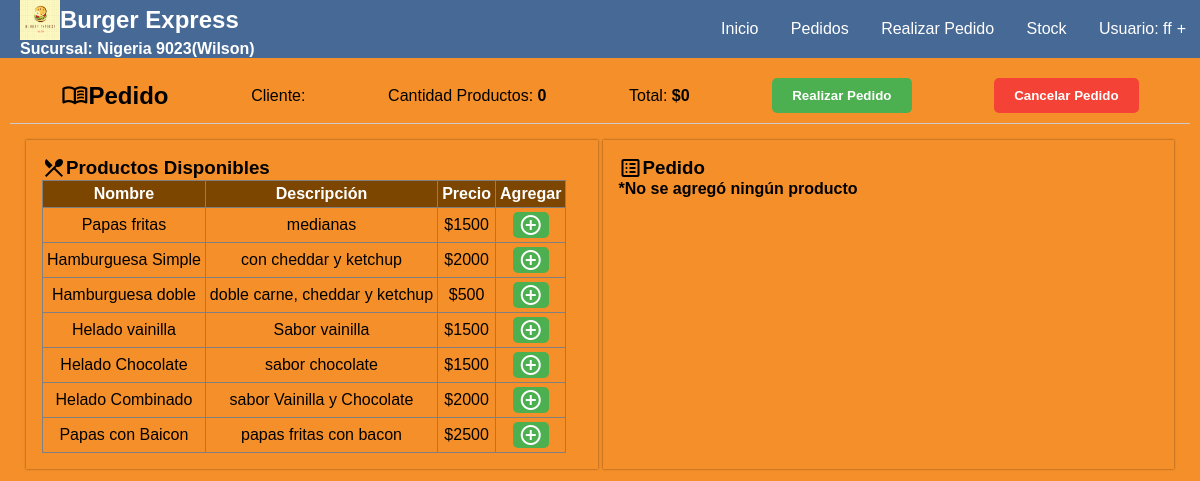
Screenshot of /sucursal2/Vistas/user/tomar_pedido.php (signed in) with the database file from the repository.
### tables this page shows
CREATE TABLE IF NOT EXISTS `infosucursal` (
  `id` int NOT NULL,
  `nombre` varchar(30) NOT NULL,
  `logo` text NOT NULL,
  `bg_color` varchar(7) NOT NULL,
  `header_color` varchar(7) NOT NULL,
  `table_color` varchar(7) NOT NULL,
  `font` varchar(10) NOT NULL,
  `btn` varchar(7) NOT NULL,
  `aside` varchar(7) NOT NULL,
  `aside_btn` varchar(7) NOT NULL
);

CREATE TABLE IF NOT EXISTS `stock` (
  `Cod_producto` varchar(20) NOT NULL,
  `Nombre` text NOT NULL,
  `Cantidad` varchar(10) NOT NULL,
  `Cod_sucursal` int NOT NULL,
  `unidad_medicion` text NOT NULL,
  `aviso` int NOT NULL
);

CREATE TABLE IF NOT EXISTS `productos` (
  `Id_producto` varchar(30) NOT NULL,
  `Nombre` varchar(40) NOT NULL,
  `Descripcion` text NOT NULL,
  `Costo` int NOT NULL,
  `ingredientes` text NOT NULL
);

### sucursal2/Modelos/consultas.php (called while the page is built, shortened)
<?php
	function view_tabla2($nombre){
		require'../../Modelos/conexion.php';
		$consulta = $conexion->prepare("SELECT * FROM $nombre");
		$consulta->execute();
		$datos = $consulta->fetchAll(PDO::FETCH_ASSOC);
		return $datos;
	}
?>

### sucursal2/Vistas/user/tomar_pedido.php (the view, shortened to what this page needs)
<?php
include 'header_user.php';
$nombre = filter_input(INPUT_GET, 'nom') ?? '';
$mesa = filter_input(INPUT_GET, 'mesa') ?? '';
$idPedido = filter_input(INPUT_GET, 'id', FILTER_VALIDATE_INT) ?? 0;
$sucursal = $_SESSION['Cod_sucursal'] ?? null;
$tablaProductos = view_tabla2("productos");
$tablaStock = view_tabla2("stock WHERE Cod_sucursal='" . htmlspecialchars($sucursal) . "'");
$tablaPedidoCliente = search_pedido($nombre, $mesa, $idPedido);
$cantPedido = 0;
$total = 0;
?>
<!DOCTYPE html>
<html lang="en">
<head>
    <link rel="stylesheet" href="../styles/style.css">
</head>
<body>
    <section class="menu">
        <div class="pedido">
            <div id="carrito" class="carrito">
                <h2><span class="material-symbols-outlined" style="font-size: 1.7rem;">menu_book</span> Pedido</h2>
                <p>Cliente: <b><?= htmlspecialchars($nombre) ?></b></p>
                <p>Cantidad Productos: <b><?= $cantPedido ?></b></p>
                <p>Total: <b>$<?= $total ?></b></p>
                <button class="buton-carrito-r" onclick="realizar_pedido(<?= htmlspecialchars($mesa) ?>, <?= $idPedido ?>, <?= htmlspecialchars($sucursal) ?>)">
                    <span class="buton-text">Realizar Pedido</span>
                </button>
                <button class="buton-carrito-c" onclick="eliminar_pedido(<?= $idPedido ?>, 'elPedido', <?= htmlspecialchars($sucursal) ?>)">
                    <span class="buton-text">Cancelar Pedido</span>
                </button>
            </div>
            <div class="pedido-menu">
                <div class="pedido-caja">
                    <h3><span class="material-symbols-outlined">restaurant_menu</span> Productos Disponibles</h3>
                    <table id="table" border="1">
                        <tr>
                            <th>Nombre</th>
                            <th>Descripción</th>
                            <th>Precio</th>
                            <th>Agregar</th>
                        </tr>
                        <?php foreach ($tablaProductos as $producto): ?>
                            <?php foreach ($tablaStock as $stock): ?>
                                <?php if ($producto['Nombre'] == $stock['Nombre'] && $stock['Cantidad'] > 0): ?>
                                    <tr>
                                        <td><?= htmlspecialchars($producto['Nombre']) ?></td>
                                        <td><?= htmlspecialchars($producto['Descripcion']) ?></td>
                                        <td>$<?= $producto['Costo'] ?></td>
                                        <td>
                                            <button class="buton-agregar" onclick="addPedido('<?= htmlspecialchars($producto['Nombre']) ?>', <?= htmlspecialchars($mesa) ?>, <?= $idPedido ?>, '<?= htmlspecialchars($nombre) ?>', <?= htmlspecialchars($sucursal) ?>)">
                                                <span class="material-symbols-outlined">add_circle</span>
                                            </button>
                                        </td>
                                    </tr>
                                <?php endif; ?>
                            <?php endforeach; ?>
                        <?php endforeach; ?>
                    </table>
                </div>
                <div class="pedido-caja">
                    <h3><span class="material-symbols-outlined">list_alt</span> Pedido</h3>
                    <?php if (!empty($tablaPedidoCliente)): ?>
                        <table id="table" border="1">
                            <tr>
                                <th>Nombre</th>
                                <th>Cantidad</th>
                                <th>Eliminar</th>
                            </tr>
                            <?php foreach ($tablaPedidoCliente as $pedido): ?>
                                <?php if ($pedido['cantidad'] > 0): ?>
                                    <tr>
                                        <td><?= htmlspecialchars($pedido['producto']) ?></td>
                                        <td><?= $pedido['cantidad'] ?></td>
                                        <td>
                                            <button class="buton-agregar" style="background-color: red;" onclick="eliminar_pedidoProducto(<?= $idPedido ?>, '<?= htmlspecialchars($pedido['producto']) ?>', 'elProducto')">
                                                <span class="material-symbols-outlined">delete</span>
                                            </button>
                                        </td>
                                    </tr>
                                <?php endif; ?>
                            <?php endforeach; ?>
                        </table>
                    <?php else: ?>
                        <h4>*No se agregó ningún producto</h4>
                    <?php endif; ?>
                </div>
            </div>
        </div>
    </section>
</body>
</html>

### sucursal2/Vistas/user/header_user.php (shortened to what this page needs)
<?php session_start(); require '../../Modelos/consultas.php'; $info=view_tabla2('infosucursal');?>
<nav id='menu'>
  <div style="display: flex;margin-left: 20px;width: 30%;flex-direction: column;">
    <div style="display: flex;align-items: center;">
      <img src="../imgs/logo.png" width="40" height="40">
      <h2 style="margin:0"><?= $info[0]['nombre'] ?></h2>
    </div>
    <h4 style="color: white;"><?= isset($_SESSION['sucursal']) ? 'Sucursal: '.$_SESSION['sucursal'] : ''; ?></h4>
  </div>
  <ul>
    <li><a href='index.php'>Inicio</a></li>
    <li><a href="cola_pedidos.php">Pedidos</a></li>
    <li><a href="menu_pedidos.php">Realizar Pedido</a></li>
    <li><a href="infoStock.php">Stock</a></li>
    <li><a class="dropdown-arrow">Usuario: <?= $_SESSION['usuario'] ?></a>
    </li>
  </ul>
</nav>

### sucursal2/Vistas/styles/style.css (style rules this page uses)
* { margin: 0; box-sizing: border-box; }
:root { --header-color:#466995; --bg-color:#F58F29; --table-th-color:#7D4600; --header-font-color:white; --font-color:black; --aside-color:black; --button-color:#A4B0F5; --aside-button-color:#4464AD; }
body { font-family: Arial, sans-serif; background-color: var(--bg-color); }
section { padding: 10px; height: 90%; }
.menu { display: flex; align-items: center; gap: 20px; flex-direction: column; }
#table .material-symbols-outlined { cursor: pointer; border-radius: 4px; font-variation-settings: 'FILL' 0, 'wght' 400, 'GRAD' 0, 'opsz' 24 }
a { text-decoration: none; color: black; }
#table { border-collapse: collapse; text-align: center; }
#table th { padding: 4px; background: var(--table-th-color); color: var(--header-font-color); }
#table td { padding: 4px; }
.carrito { border-bottom: 1px solid #ccc; padding: 10px; position: sticky; top: 0; max-height: 180px; width: 100%; display: flex; justify-content: space-around; align-items: center; }
.carrito h2 { display: flex; }
.pedido { width: 100%; }
.pedido-menu { display:flex; padding:1rem; gap:5px; }
.pedido-caja { width:50%; padding:1rem; box-shadow: 0px 0px 2px 0px rgba(0, 0, 0, 0.5); overflow: hidden; }
.pedido-caja h3 { display: flex; align-items: center; }
button { color: white; font-weight: 600; border: none; cursor: pointer; border-radius: 5px; }
.buton-agregar { background-color: #4CAF50; }
.buton-carrito-r { background-color: #4CAF50; padding: 10px 20px; }
.buton-carrito-c { background-color: #f44336; padding: 10px 20px; }
#menu { position: sticky; top: 0px; display: flex; color: var(--header-font-color); align-items: center; background-color: var(--header-color); padding: 0; }
#menu h2 { display: flex; align-items: center; font-weight: 900; margin-left: 20px; gap:10px; }
#menu ul, #menu li { margin: 0 auto; padding: 0; list-style: none }
#menu ul { width: 100%; text-align: right; }
#menu li { display: inline-block; position: relative; }
#menu a { display: block; line-height: NaNpx; padding: 20px 14px; text-decoration: none; color: var(--header-font-color); font-size: <font style="vertical-align: inherit;"><font style="vertical-align: inherit;">16</font></font>px; }
#menu a.dropdown-arrow:after { content: "\002B"; margin-left: 5px; }

### rows the page displays
infosucursal: nombre "Burger Express"
stock: Cod_producto.Nombre "Papas fritas", Cod_producto.Descripcion "medianas", Cod_producto.Costo "1500"
productos: Nombre "Hamburguesa Simple", Descripcion "con cheddar y ketchup", Costo "2000"
productos: Nombre "Hamburguesa doble", Descripcion "doble carne, cheddar y ketchup", Costo "500"
productos: Nombre "Helado vainilla", Descripcion "Sabor vainilla", Costo "1500"
productos: Nombre "Helado Chocolate", Descripcion "sabor chocolate", Costo "1500"
productos: Nombre "Helado Combinado", Descripcion "sabor Vainilla y Chocolate", Costo "2000"
productos: Nombre "Papas con Baicon", Descripcion "papas fritas con bacon", Costo "2500"

### other values shown
$_SESSION['sucursal'] "Nigeria 9023(Wilson)"
$_SESSION['usuario'] "ff"
$cantPedido "0"
$total "0"
